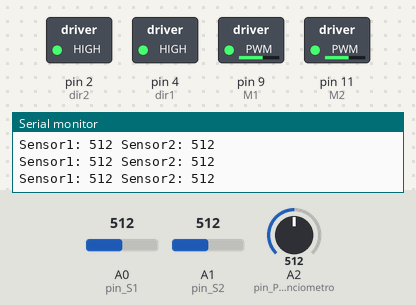
Recording of a sketch running on a simulated Arduino Uno, built with avr-gcc and run on an emulated ATmega328P. Parts: switched loads named in the sketch (green lamp = pin HIGH), the last lines printed to the serial monitor. The inputs (shaded band) are chosen by the test bench; at power-on: A0 (pin_S1) = 512, A1 (pin_S2) = 512, A2 (pin_Potenciometro) = 512.

Above: at 1.2 s.
1.3 s: A0 (pin_S1) set to 590
2.8 s: A0 (pin_S1) set to 616
At 3.3 s:
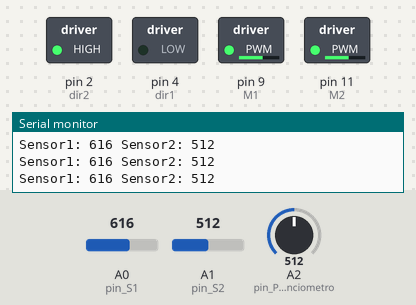
4.3 s: A1 (pin_S2) set to 592
5.8 s: A1 (pin_S2) set to 609
At 6.4 s:
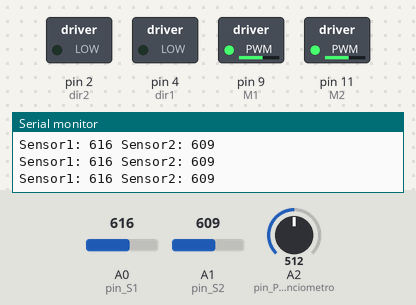
7.3 s: A0 (pin_S1) set to 0
At 8.0 s:
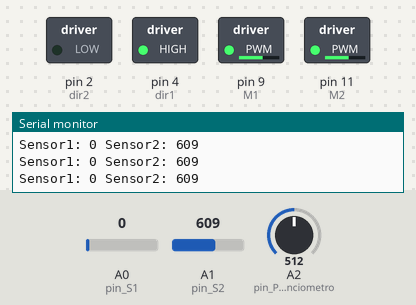
8.8 s: A1 (pin_S2) set to 590
At 9.6 s:
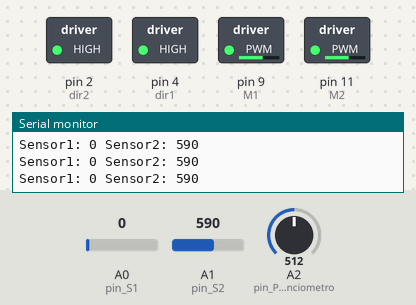
Timing chart, 0 to 11.8 s (numbered marks = the images above; inputs shaded):
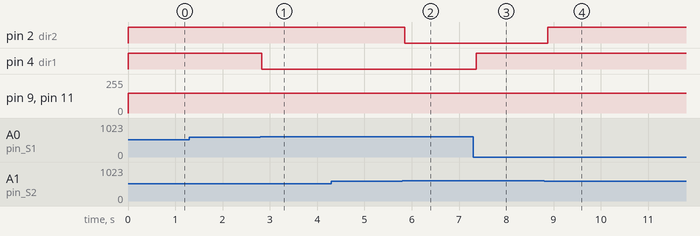

Measured:
- the behaviour switches between 600 and 601 on A0 (pin_S1) (found by bisection; images 0 and 1)
- the behaviour switches between 600 and 601 on A1 (pin_S2) (found by bisection; images 1 and 2)
- after the input at 2.8 s, pin 4 (dir1): HIGH → LOW at once
- after the input at 5.8 s, pin 2 (dir2): HIGH → LOW after 0.05 s
- after the input at 7.3 s, pin 4 (dir1): LOW → HIGH after 0.06 s
- after the input at 8.8 s, pin 2 (dir2): LOW → HIGH after 0.07 s

The sketch:

main.ino
```cpp
#define M1 9
#define M2 11
#define dir1 4 // Pino de direção do 1º motor
#define dir2 2 // Pino de direção do 2º motor
#define pin_S1 A0
#define pin_S2 A1
#define pin_Potenciometro A2
int velocidade = 150;

void setup() {
  pinMode(M1, OUTPUT);
  pinMode(M2, OUTPUT);
  pinMode(dir1, OUTPUT);
  pinMode(dir2, OUTPUT);
  pinMode(pin_S1, INPUT);
  pinMode(pin_S2, INPUT);
  digitalWrite(dir1, LOW);
  digitalWrite(dir2, LOW);
  Serial.begin(9600);
}

void loop() {
  // Leitura do sensor de linha e do potenciômetro
  int Sensor1 = analogRead(pin_S1);
  int Sensor2 = analogRead(pin_S2);
  int valorPotenciometro = analogRead(pin_Potenciometro);
  int limiar = 600;
  Serial.print("Sensor1: ");
  Serial.print(Sensor1);
  Serial.print(" Sensor2: ");
  Serial.println(Sensor2);

  // Controle dos motores com base nos valores dos sensores
  if (Sensor1 > limiar) {
    digitalWrite(dir1, LOW);
    analogWrite(M1, velocidade);
  }
  else {
    digitalWrite(dir1, HIGH);
    analogWrite(M1, velocidade);
  }

  if (Sensor2 > limiar) {
    digitalWrite(dir2, LOW);
    analogWrite(M2, velocidade);
  }
  else {
    digitalWrite(dir2, HIGH);
    analogWrite(M2, velocidade);
  }
   delay(100);
}
             
```
